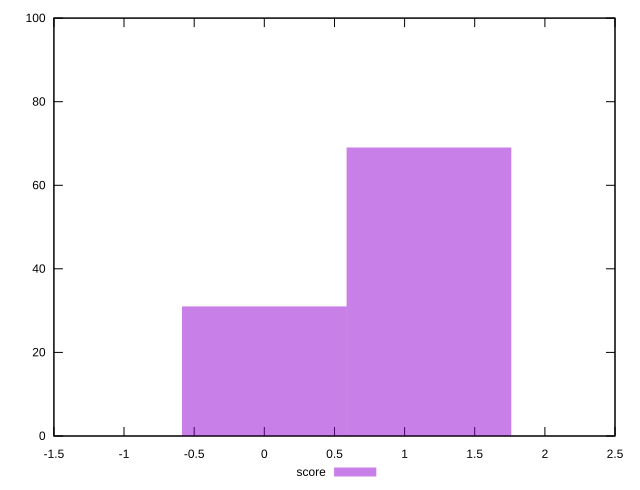

This figure's gnuplot source:
reset
set terminal svg size 640, 490 enhanced background rgb 'white'
set output "report_00007_2020-12-11T15:55:29.892Z/third-party-summary/samples/pages+cached+nointeractive/score/histogram.svg"

$score <<EOF
0 31
1.0561471433453653 69
EOF

set key outside below
set boxwidth 1.0561471433453653
set yrange [0:100]
set style fill transparent solid 0.5 noborder

plot \
  $score title "score" with boxes, \


reset
